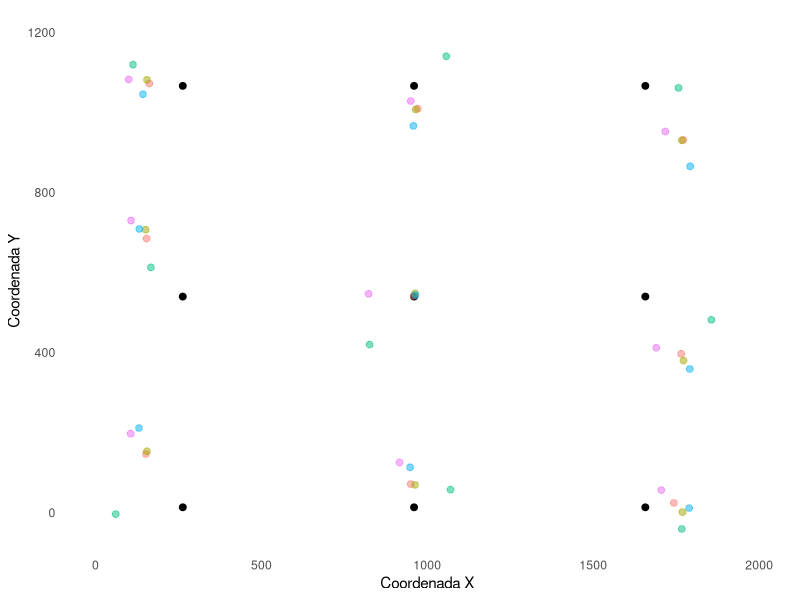

The R script that drew this image:

###El dataframe suj# son las predicciones que arroja Yolo
###El dataframe puntos# son las coordenadas que se obtuvieorn a mano del exp 2.2
###SUJETO 1
suj1 <- data.frame(
  x = c(646, 450, 537, 550, 644, 443, 649, 458, 561),
  y = c(720-323, 720-342, 720-253, 720-401, 720-241, 720-256, 720-387, 720-399, 720-335)
)
puntos1 <- data.frame(
  x = c(545, 461, 651, 441, 643, 551, 538, 448, 647),
  y = c(720-317, 720-399, 720-388, 720-256, 720-239, 720-399, 720-254, 720-341, 720-324)
)
###SUEJTO 2
suj2 <- data.frame(
  x = c(700, 488, 594, 596, 703, 486, 702, 489, 592),
  y = c(720 - 288, 720 - 302, 720 - 210, 720 - 368, 720 - 204, 720 - 205, 720 - 348, 720 - 357, 720 - 275)
)
puntos2 <- data.frame(
  x = c(592, 493, 704, 484, 706, 601, 594, 492, 704),
  y = c(720 - 273, 720 - 361, 720 - 346, 720 - 201, 720 - 196, 720 - 365, 720 - 208, 720 - 301, 720 - 287)
)
###SUJETO 3
suj3 <- data.frame(
  x = c(694, 558, 657, 653, 757, 556, 741, 543, 626),
  y = c(720 - 249, 720 - 245, 720 - 175, 720 - 317, 720 - 180, 720 - 191, 720 - 350, 720 - 361, 720 - 293)
)
puntos3 <- data.frame(
  x = c(544, 655, 757, 557, 623, 755, 539, 653, 736),
  y = c(720 - 196, 720 - 171, 720 - 180, 720 - 244, 720 - 300, 720 - 249, 720 - 367, 720 - 317, 720 - 347)
)
###SUJETO 4
suj4 <- data.frame(
  x = c(723, 487, 593, 600, 727, 467, 724, 485, 596),
  y = c(720 - 292, 720 - 302, 720 - 197, 720 - 383, 720 - 207, 720 - 210, 720 - 394, 720 - 397, 720 - 293)
)
puntos4 <- data.frame(
  x = c(603, 485, 728, 469, 731, 601, 592, 473, 728),
  y = c(720 - 313, 720 - 402, 720 - 398, 720 - 214, 720 - 203, 720 - 391, 720 - 196, 720 - 297, 720 - 295)
)
###SUJETO 5
suj5 <- data.frame(
  x = c(732, 494, 628, 629, 819, 549, 728, 519, 632),
  y = c(720 - 284, 720 - 304, 720 - 204, 720 - 368, 720 - 175, 720 - 209, 720 - 367, 720 - 377, 720 - 296)
)
puntos5 <- data.frame(
  x = c(569, 484, 688, 473, 682, 582, 571, 475, 680),
  y = c(720 - 268, 720 - 342, 720 - 318, 720 - 178, 720 - 168, 720 - 337, 720 - 183, 720 - 265, 720 - 253)
)
###PUNTOS DE REFERENCIA
resp <- data.frame(
  x = c(263.13, 960, 1656.87, 263.13, 960, 1656.87, 263.13, 960, 1656.87),
  y = c(1066.5, 1066.5, 1066.5, 540, 540, 540, 13.5, 13.5, 13.5)
)
#######DATAFRAMES DIFERENCIA POR PARTICIPANTE
dif_suj1 <- data.frame(
  x_diff = puntos1$x - suj1$x + resp$x,
  y_diff = puntos1$y - suj1$y + resp$y,
  x_est = abs(puntos1$x - suj1$x),
  y_est = abs(puntos1$y - suj1$y)
)
dif_suj2 <- data.frame(
  x_diff = puntos2$x - suj2$x + resp$x,
  y_diff = puntos2$y - suj2$y + resp$y,
  x_est = abs(puntos2$x - suj2$x),
  y_est = abs(puntos2$y - suj2$y)
)
dif_suj3 <- data.frame(
  x_diff = puntos3$x - suj3$x + resp$x,
  y_diff = puntos3$y - suj3$y + resp$y,
  x_est = abs(puntos3$x - suj3$x),
  y_est = abs(puntos3$y - suj3$y)
)
dif_suj4 <- data.frame(
  x_diff = puntos4$x - suj4$x + resp$x,
  y_diff = puntos4$y - suj4$y + resp$y,
  x_est = abs(puntos4$x - suj4$x),
  y_est = abs(puntos4$y - suj4$y)
)
dif_suj5 <- data.frame(
  x_diff = puntos5$x - suj5$x + resp$x,
  y_diff = puntos5$y - suj5$y + resp$y,
  x_est = abs(puntos5$x - suj5$x),
  y_est = abs(puntos5$y - suj5$y)
)

# Instala y carga los paquetes necesarios
# install.packages("ggplot2")
library(ggplot2)

# Combina los data frames de diferencias en uno solo, añadiendo una columna 'grupo' para identificar cada conjunto de datos
dif_suj1$grupo <- "Suj1"
dif_suj2$grupo <- "Suj2"
dif_suj3$grupo <- "Suj3"
dif_suj4$grupo <- "Suj4"
dif_suj5$grupo <- "Suj5"

#Promedios de diferencia de distancia
mean(dif_suj1$x_est)/26.9895
mean(dif_suj1$y_est)/26.9895
sqrt(mean(dif_suj1$x_est^2))/26.9895
sqrt(mean(dif_suj1$y_est^2))/26.9895

mean(dif_suj2$x_est)/26.9895
mean(dif_suj2$y_est)/26.9895
sqrt(mean(dif_suj2$x_est^2))/26.9895
sqrt(mean(dif_suj2$y_est^2))/26.9895

mean(dif_suj3$x_est)/26.9895
mean(dif_suj3$y_est)/26.9895
sqrt(mean(dif_suj3$x_est^2))/26.9895
sqrt(mean(dif_suj3$y_est^2))/26.9895

mean(dif_suj4$x_est)/26.9895
mean(dif_suj4$y_est)/26.9895
sqrt(mean(dif_suj4$x_est^2))/26.9895
sqrt(mean(dif_suj4$y_est^2))/26.9895

mean(dif_suj5$x_est)/26.9895
mean(dif_suj5$y_est)/26.9895
sqrt(mean(dif_suj5$x_est^2))/26.9895
sqrt(mean(dif_suj5$y_est^2))/26.9895

# Combina todos los data frames
dif_total <- rbind(
  dif_suj1,
  dif_suj2,
  dif_suj3,
  dif_suj4,
  dif_suj5
)

dif_total_df <- data.frame(
  rbind(
    dif_suj1,
    dif_suj2,
    dif_suj3,
    dif_suj4,
    dif_suj5
  )
)

#Estadisticas totales
mean(dif_total_df$x_est)/26.9895
mean(dif_total_df$y_est)/26.9895
sqrt(mean(dif_total_df$x_est^2))/26.9895
sqrt(mean(dif_total_df$y_est^2))/26.9895

# Crea el gráfico
ggplot() +
  # Puntos de referencia en negro
  geom_point(aes(x = 263.13, y = 1066.5), color = "black", size = 2) +
  geom_point(aes(x = 960, y = 1066.5), color = "black", size = 2) +
  geom_point(aes(x = 1656.87, y = 1066.5), color = "black", size = 2) +
  geom_point(aes(x = 263.13, y = 540), color = "black", size = 2) +
  geom_point(aes(x = 960, y = 540), color = "black", size = 2) +
  geom_point(aes(x = 1656.87, y = 540), color = "black", size = 2) +
  geom_point(aes(x = 263.13, y = 13.5), color = "black", size = 2) +
  geom_point(aes(x = 960, y = 13.5), color = "black", size = 2) +
  geom_point(aes(x = 1656.87, y = 13.5), color = "black", size = 2) +
  
  # Agrega los puntos de los data frames de diferencias con transparencia
  geom_point(data = dif_total, aes(x = x_diff, y = y_diff, color = grupo), alpha = 0.5, size = 2) +
  
  # Personalización del gráfico
  theme_minimal() +
  labs(
    x = "Coordenada X",
    y = "Coordenada Y"
  ) +
  theme(legend.position = "none", 
        panel.grid.major = element_blank(),   
        panel.grid.minor = element_blank())+
  expand_limits(x = c(0, 2000), y = c(0, 1200))  

